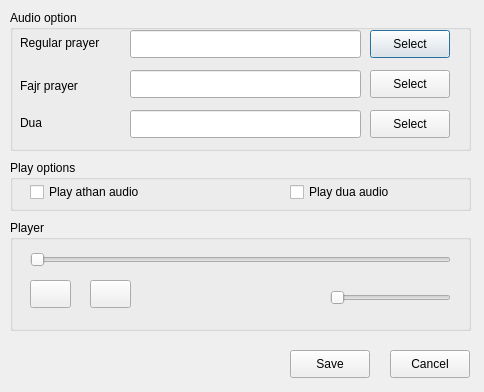
<ui version="4.0" >
 <class>Audio</class>
 <widget class="QDialog" name="Audio" >
  <property name="geometry" >
   <rect>
    <x>0</x>
    <y>0</y>
    <width>484</width>
    <height>392</height>
   </rect>
  </property>
  <property name="windowTitle" >
   <string>Qsalat - audio</string>
  </property>
  <widget class="QGroupBox" name="groupBox" >
   <property name="geometry" >
    <rect>
     <x>10</x>
     <y>10</y>
     <width>461</width>
     <height>141</height>
    </rect>
   </property>
   <property name="title" >
    <string>Audio option</string>
   </property>
   <widget class="QPushButton" name="pushButton_5" >
    <property name="geometry" >
     <rect>
      <x>360</x>
      <y>20</y>
      <width>80</width>
      <height>28</height>
     </rect>
    </property>
    <property name="text" >
     <string>Select</string>
    </property>
   </widget>
   <widget class="QPushButton" name="pushButton_6" >
    <property name="geometry" >
     <rect>
      <x>360</x>
      <y>60</y>
      <width>80</width>
      <height>28</height>
     </rect>
    </property>
    <property name="text" >
     <string>Select</string>
    </property>
   </widget>
   <widget class="QLineEdit" name="lineEdit" >
    <property name="geometry" >
     <rect>
      <x>120</x>
      <y>20</y>
      <width>231</width>
      <height>28</height>
     </rect>
    </property>
   </widget>
   <widget class="QLineEdit" name="lineEdit_2" >
    <property name="geometry" >
     <rect>
      <x>120</x>
      <y>60</y>
      <width>231</width>
      <height>28</height>
     </rect>
    </property>
   </widget>
   <widget class="QLabel" name="label" >
    <property name="geometry" >
     <rect>
      <x>10</x>
      <y>17</y>
      <width>101</width>
      <height>31</height>
     </rect>
    </property>
    <property name="text" >
     <string>Regular prayer</string>
    </property>
   </widget>
   <widget class="QLabel" name="label_2" >
    <property name="geometry" >
     <rect>
      <x>10</x>
      <y>60</y>
      <width>101</width>
      <height>31</height>
     </rect>
    </property>
    <property name="text" >
     <string>Fajr prayer</string>
    </property>
   </widget>
   <widget class="QPushButton" name="pushButton_8" >
    <property name="geometry" >
     <rect>
      <x>360</x>
      <y>100</y>
      <width>80</width>
      <height>28</height>
     </rect>
    </property>
    <property name="text" >
     <string>Select</string>
    </property>
   </widget>
   <widget class="QLineEdit" name="lineEdit_4" >
    <property name="geometry" >
     <rect>
      <x>120</x>
      <y>100</y>
      <width>231</width>
      <height>28</height>
     </rect>
    </property>
    <property name="text" >
     <string/>
    </property>
   </widget>
   <widget class="QLabel" name="label_4" >
    <property name="geometry" >
     <rect>
      <x>10</x>
      <y>97</y>
      <width>101</width>
      <height>31</height>
     </rect>
    </property>
    <property name="text" >
     <string>Dua</string>
    </property>
   </widget>
  </widget>
  <widget class="QGroupBox" name="groupBox_2" >
   <property name="geometry" >
    <rect>
     <x>10</x>
     <y>160</y>
     <width>461</width>
     <height>51</height>
    </rect>
   </property>
   <property name="title" >
    <string>Play options</string>
   </property>
   <widget class="QCheckBox" name="checkBox" >
    <property name="geometry" >
     <rect>
      <x>20</x>
      <y>20</y>
      <width>191</width>
      <height>24</height>
     </rect>
    </property>
    <property name="text" >
     <string>Play athan audio</string>
    </property>
   </widget>
   <widget class="QCheckBox" name="checkBox_2" >
    <property name="geometry" >
     <rect>
      <x>280</x>
      <y>20</y>
      <width>171</width>
      <height>24</height>
     </rect>
    </property>
    <property name="text" >
     <string>Play dua audio</string>
    </property>
   </widget>
  </widget>
  <widget class="QGroupBox" name="groupBox_3" >
   <property name="geometry" >
    <rect>
     <x>10</x>
     <y>220</y>
     <width>461</width>
     <height>111</height>
    </rect>
   </property>
   <property name="title" >
    <string>Player</string>
   </property>
   <widget class="QSlider" name="horizontalSlider_3" >
    <property name="geometry" >
     <rect>
      <x>20</x>
      <y>30</y>
      <width>421</width>
      <height>20</height>
     </rect>
    </property>
    <property name="orientation" >
     <enum>Qt::Horizontal</enum>
    </property>
   </widget>
   <widget class="QPushButton" name="pushButton_2" >
    <property name="geometry" >
     <rect>
      <x>20</x>
      <y>60</y>
      <width>41</width>
      <height>28</height>
     </rect>
    </property>
    <property name="text" >
     <string/>
    </property>
   </widget>
   <widget class="QPushButton" name="pushButton" >
    <property name="geometry" >
     <rect>
      <x>80</x>
      <y>60</y>
      <width>41</width>
      <height>28</height>
     </rect>
    </property>
    <property name="text" >
     <string/>
    </property>
   </widget>
   <widget class="QSlider" name="horizontalSlider_2" >
    <property name="geometry" >
     <rect>
      <x>320</x>
      <y>70</y>
      <width>121</width>
      <height>16</height>
     </rect>
    </property>
    <property name="orientation" >
     <enum>Qt::Horizontal</enum>
    </property>
   </widget>
  </widget>
  <widget class="QPushButton" name="pushButton_3" >
   <property name="geometry" >
    <rect>
     <x>390</x>
     <y>350</y>
     <width>80</width>
     <height>28</height>
    </rect>
   </property>
   <property name="text" >
    <string>Cancel</string>
   </property>
  </widget>
  <widget class="QPushButton" name="pushButton_4" >
   <property name="geometry" >
    <rect>
     <x>290</x>
     <y>350</y>
     <width>80</width>
     <height>28</height>
    </rect>
   </property>
   <property name="text" >
    <string>Save</string>
   </property>
  </widget>
 </widget>
 <resources/>
 <connections/>
</ui>
